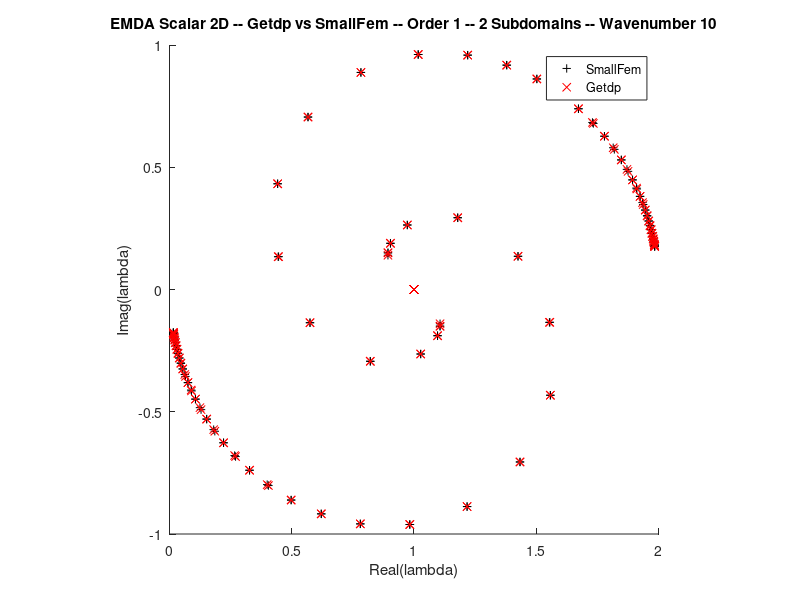

Recreate this plot in MATLAB.
clear all;
close all;

lAsf = dlmread('lEmdaSf2.csv');
lAgp = dlmread('lEmdaGp2.csv');

figure;
hold on;
plot(real(lAsf), imag(lAsf), 'k+');
plot(real(lAgp), imag(lAgp), 'rx');
hold off;

title('EMDA Scalar 2D -- Getdp vs SmallFem -- Order 1 -- 2 Subdomains -- Wavenumber 10')
xlabel('Real(lambda)');
ylabel('Imag(lambda)');
legend({'SmallFem', 'Getdp'});

xlim([ 0  2]);
ylim([-1 +1]);

axis square;
print('scalEMDAGetdpSmallfem2d2domains.png');
